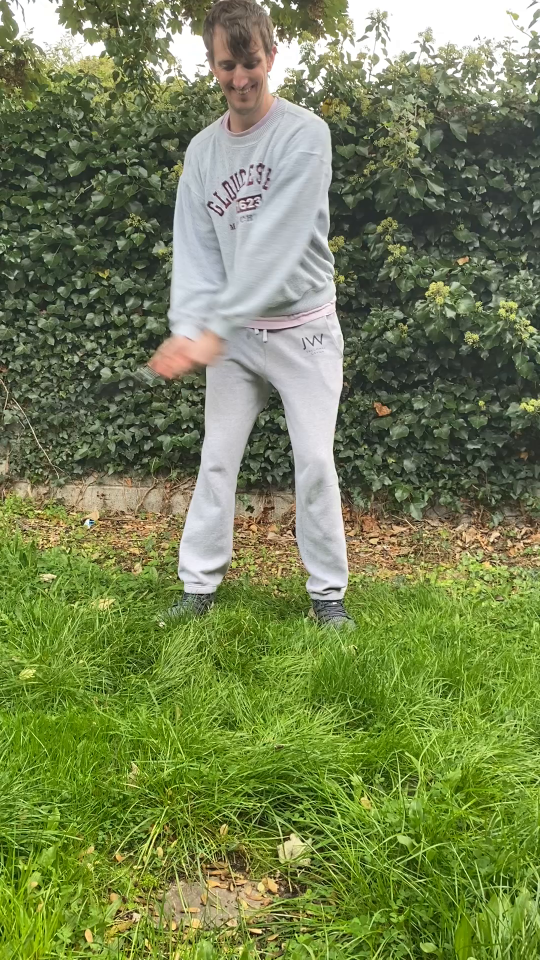
#> input picture frame 0 of videos/sample/sample1.MOV, 1080 x 1920 px, given in place of sample6.mov, which was not available (shown at 1/2 size)
$ python extract_frame.py
#> lines starting #> are read from the running program, lines starting #| are printed output that depends on the picture; pictures that were not available may be replaced by others from this repository, and a replacement may not be noted
"""
This script is used to extract frames from the video and save them as a JPG, top be used in testing

"""
import cv2 as cv

video_path = "../videos/sample/sample6.mov"
test_dir_path = "../testing/ground_truth/frames"

# Frames we want to save

frame_indexs = [0, 7, 14, 21, 28, 35, 42, 49, 56, 63, 70]
# Open video once not every iteration
cap = cv.VideoCapture(video_path)
if __name__ == "__main__":
    # Open video once not every iteration
    cap = cv.VideoCapture(video_path)
    total_frames = int(cap.get(cv.CAP_PROP_FRAME_COUNT))
    for i in frame_indexs:
        if i < total_frames:
            # Set cap to specified frame
            cap.set(cv.CAP_PROP_POS_FRAMES, i)
            ret, frame = cap.read()

            # save this frame
            if ret:
                # Rotate frame in the same manner as in main script to retain dimensions
                # TODO: update this once I find out why it only needs to be done on windows
                frame = cv.resize(frame, (int(frame.shape[1] / 2.5), int(frame.shape[0] / 2.5)))
                frame = cv.rotate(frame, cv.ROTATE_180)

                # print("{}/{}".format(test_dir_path, i))
                cv.imwrite("{}/{}.jpg".format(test_dir_path, i), frame)
                # cv.imshow("Frame", frame)
                # cv.waitKey(0)
        else:
            print("Index: {} is out of total frame count: {}".format(i, total_frames))
#> this loop made 11 passes
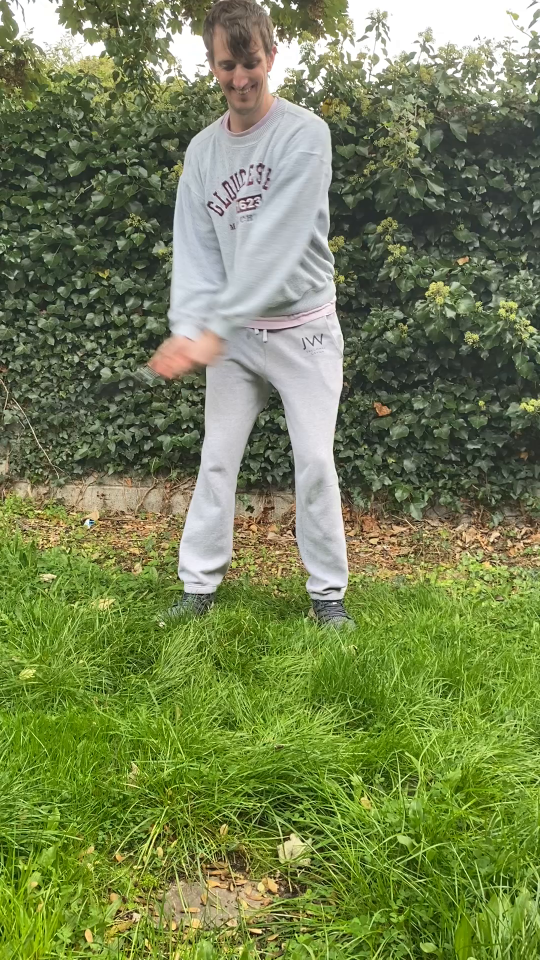
#> input picture frame 0 of videos/sample/sample1.MOV, 1080 x 1920 px, given in place of sample6.mov, which was not available (shown at 1/2 size)
#> pass 1, `frame = cv.resize(frame, (int(frame.shape[1] / 2.5), int(frame.shape[0..`:
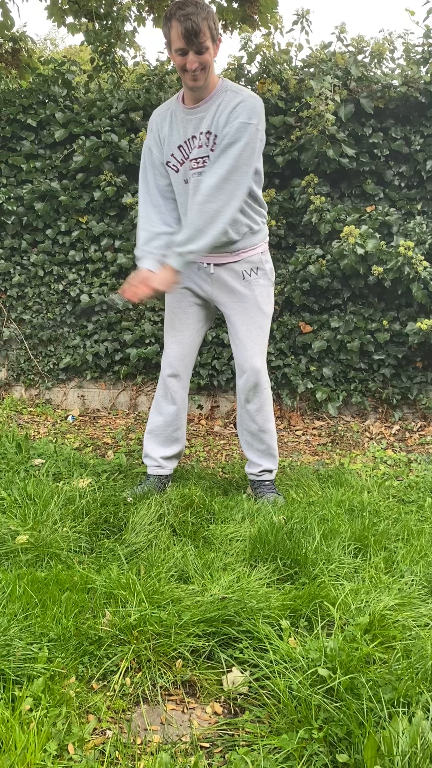
#> frame: shape (768, 432, 3); mean B, G, R 81.6, 130.5, 116.9
#> pass 1, `frame = cv.rotate(frame, cv.ROTATE_180)`:
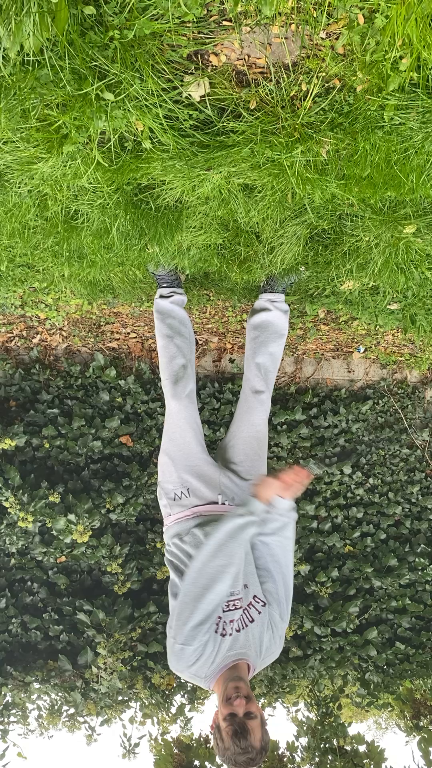
#> frame: shape (768, 432, 3); mean B, G, R 81.6, 130.5, 116.9
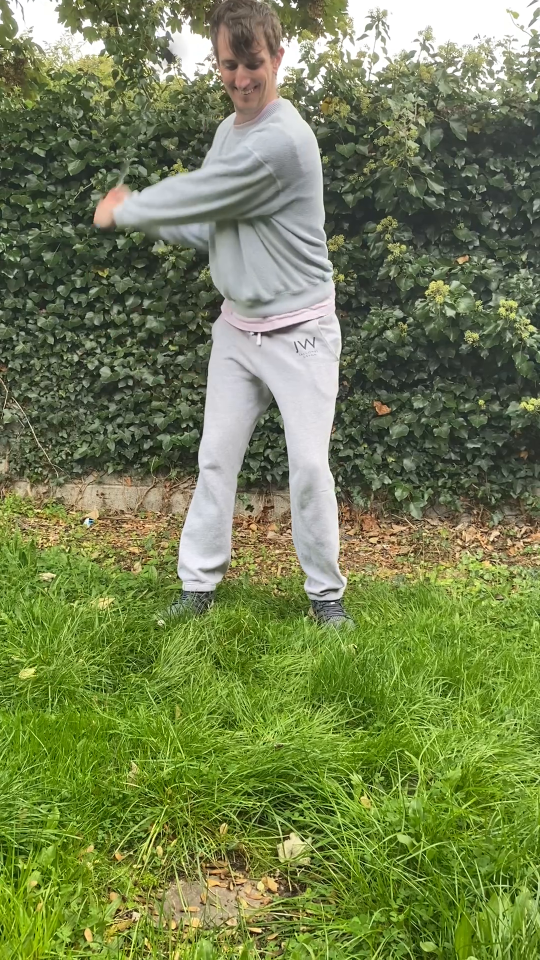
#> input picture frame 7 of videos/sample/sample1.MOV, 1080 x 1920 px, given in place of sample6.mov, which was not available (shown at 1/2 size)
#> pass 2, `frame = cv.resize(frame, (int(frame.shape[1] / 2.5), int(frame.shape[0..`:
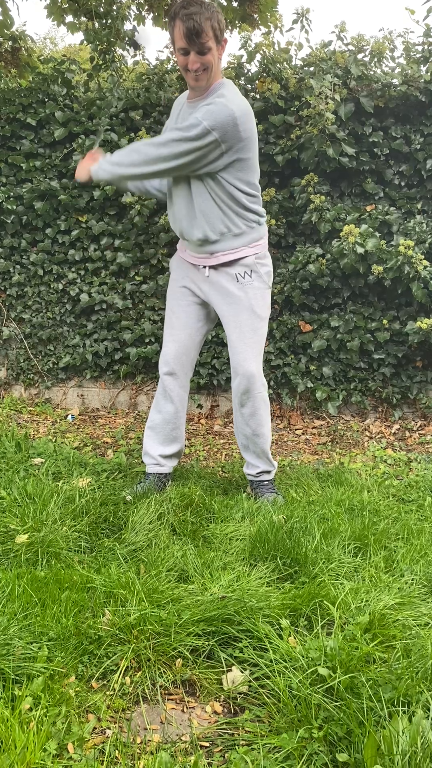
#> frame: shape (768, 432, 3); mean B, G, R 79.9, 129, 115.4
#> pass 2, `frame = cv.rotate(frame, cv.ROTATE_180)`:
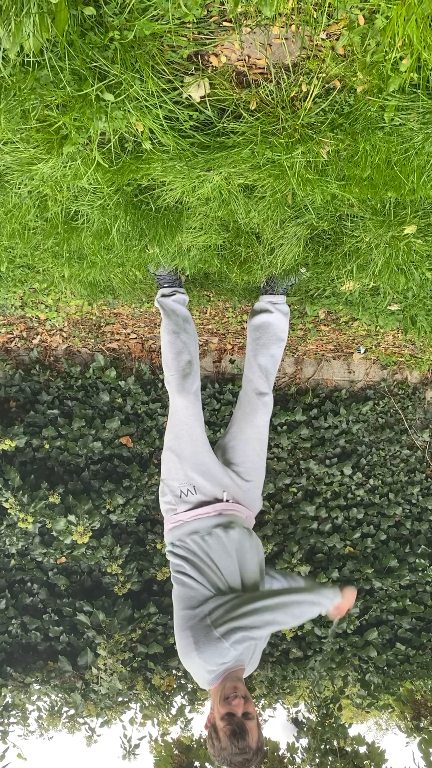
#> frame: shape (768, 432, 3); mean B, G, R 79.9, 129, 115.4

    # Release the video capture object
    cap.release()

    # Close all windows
    cv.destroyAllWindows()

$ run again, starting later in the video
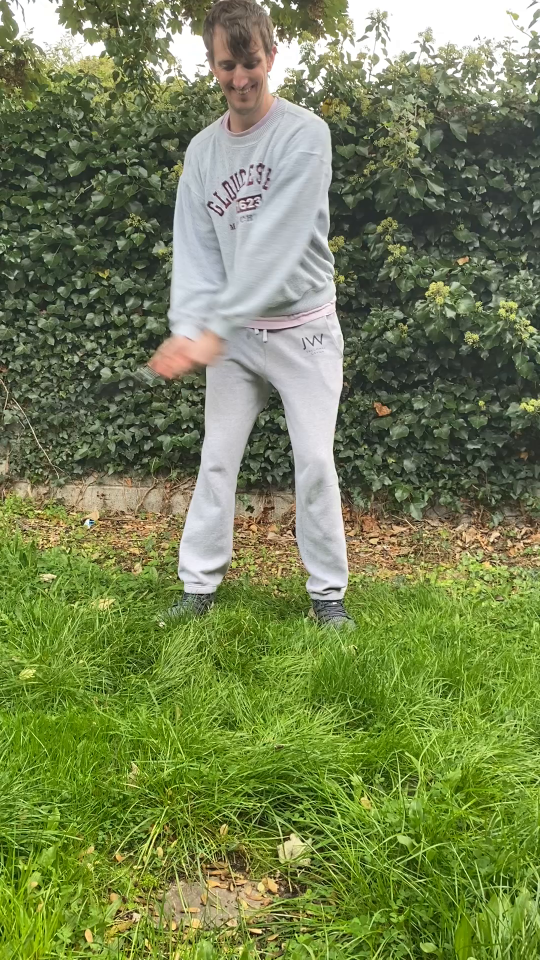
#> input picture frame 0 of videos/sample/sample1.MOV, 1080 x 1920 px, given in place of sample6.mov, which was not available (shown at 1/2 size)
#> the loop `for i in frame_indexs:` made 11 passes
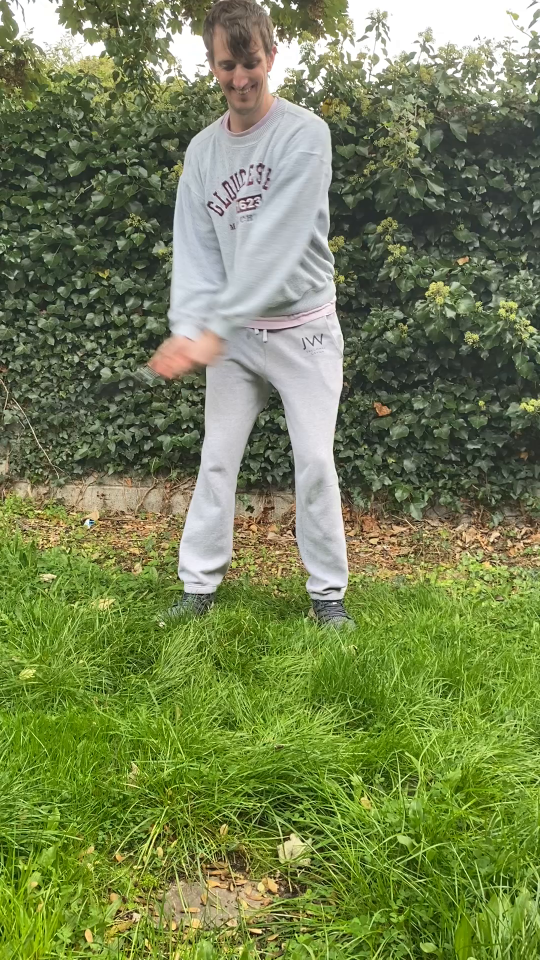
#> input picture frame 0 of videos/sample/sample1.MOV, 1080 x 1920 px, given in place of sample6.mov, which was not available (shown at 1/2 size)
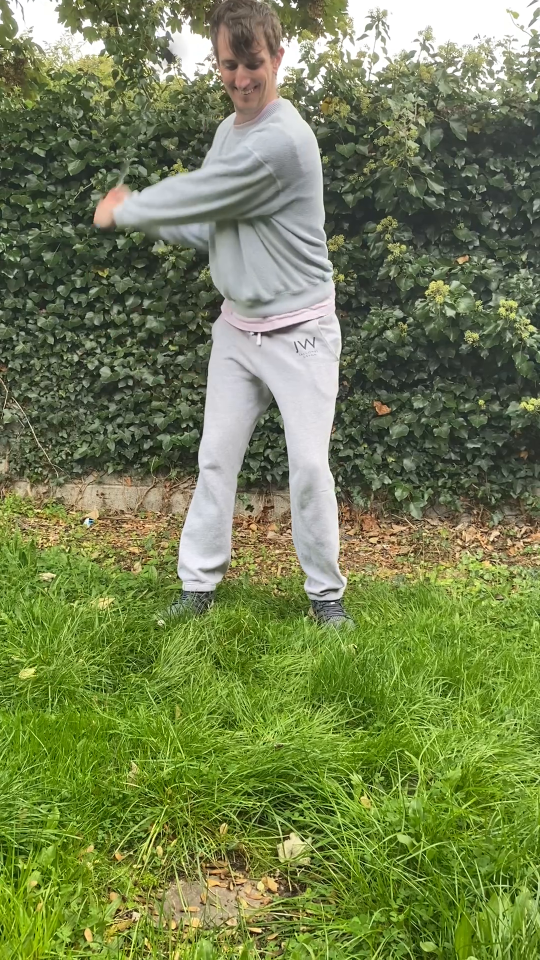
#> input picture frame 7 of videos/sample/sample1.MOV, 1080 x 1920 px, given in place of sample6.mov, which was not available (shown at 1/2 size)

$ run again, starting later in the video
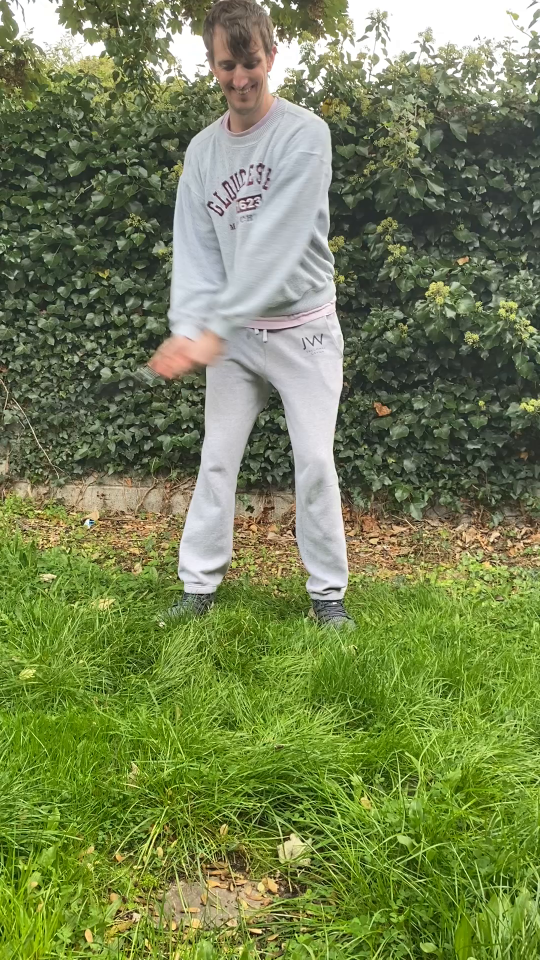
#> input picture frame 0 of videos/sample/sample1.MOV, 1080 x 1920 px, given in place of sample6.mov, which was not available (shown at 1/2 size)
#> the loop `for i in frame_indexs:` made 11 passes
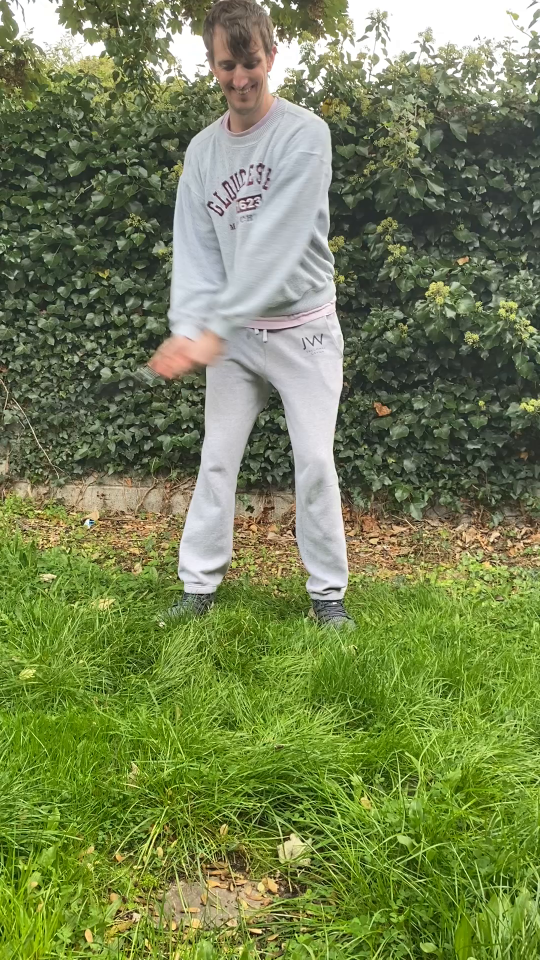
#> input picture frame 0 of videos/sample/sample1.MOV, 1080 x 1920 px, given in place of sample6.mov, which was not available (shown at 1/2 size)
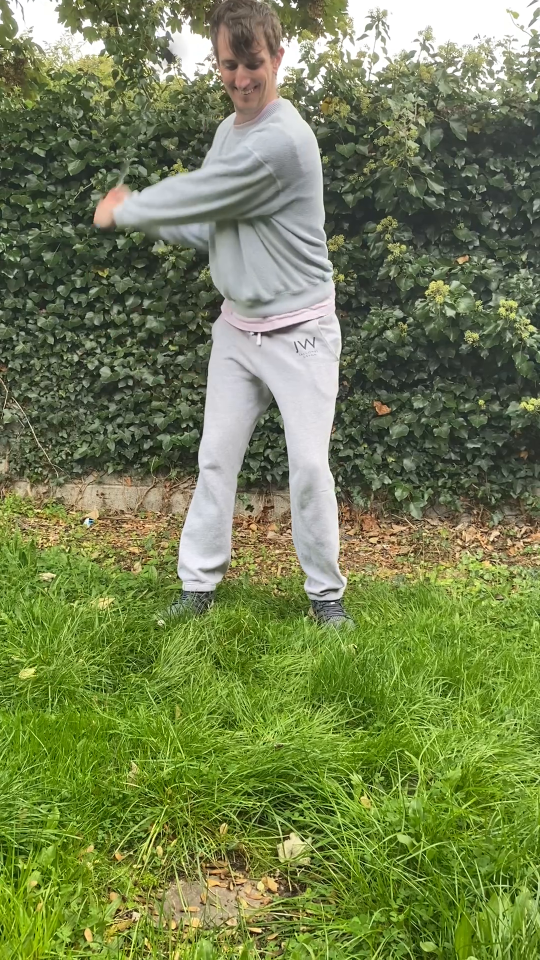
#> input picture frame 7 of videos/sample/sample1.MOV, 1080 x 1920 px, given in place of sample6.mov, which was not available (shown at 1/2 size)
